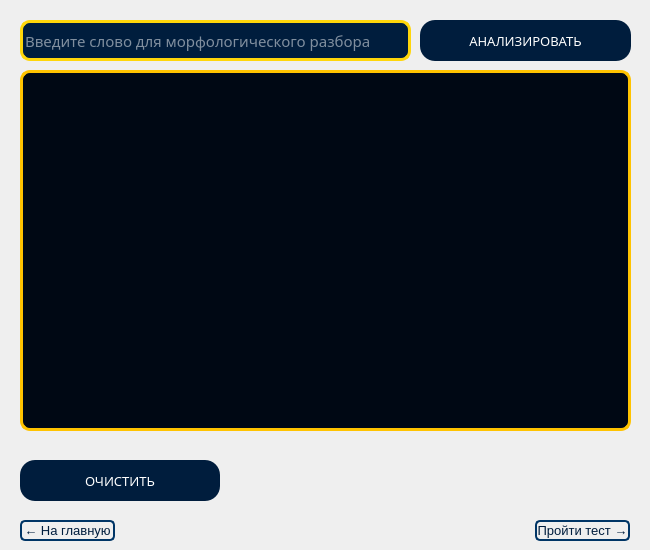
<?xml version="1.0" encoding="UTF-8"?>
<ui version="4.0">
 <class>Form</class>
 <widget class="QWidget" name="Form">
  <property name="geometry">
   <rect>
    <x>0</x>
    <y>0</y>
    <width>650</width>
    <height>550</height>
   </rect>
  </property>
  <property name="windowTitle">
   <string>Form</string>
  </property>
  <widget class="QPlainTextEdit" name="output">
   <property name="geometry">
    <rect>
     <x>20</x>
     <y>70</y>
     <width>611</width>
     <height>361</height>
    </rect>
   </property>
   <property name="font">
    <font>
     <family>Object Sans Heavy</family>
     <pointsize>12</pointsize>
    </font>
   </property>
   <property name="styleSheet">
    <string notr="true">color:#FFFFFF;background:#000814;border-radius:10px;font-family:&quot;Object Sans Heavy&quot;;border:3px solid #FFC300;</string>
   </property>
   <property name="plainText">
    <string/>
   </property>
  </widget>
  <widget class="QLineEdit" name="word_edit">
   <property name="geometry">
    <rect>
     <x>20</x>
     <y>20</y>
     <width>391</width>
     <height>41</height>
    </rect>
   </property>
   <property name="font">
    <font>
     <family>Object Sans Heavy</family>
     <pointsize>11</pointsize>
    </font>
   </property>
   <property name="styleSheet">
    <string notr="true">color:#FFFFFF;background:#001D3D;border-radius:10px;font-family:&quot;Object Sans Heavy&quot;;border:3px solid #FFD60A;</string>
   </property>
   <property name="placeholderText">
    <string>Введите слово для морфологического разбора</string>
   </property>
  </widget>
  <widget class="QPushButton" name="analyze_btn">
   <property name="geometry">
    <rect>
     <x>420</x>
     <y>20</y>
     <width>211</width>
     <height>41</height>
    </rect>
   </property>
   <property name="font">
    <font>
     <family>Object Sans Heavy</family>
     <pointsize>10</pointsize>
    </font>
   </property>
   <property name="styleSheet">
    <string notr="true">color:#FFFFFF;background:#001D3D;border-radius:15px;font-family:&quot;Object Sans Heavy&quot;</string>
   </property>
   <property name="text">
    <string>АНАЛИЗИРОВАТЬ</string>
   </property>
  </widget>
  <widget class="QPushButton" name="clear_btn">
   <property name="geometry">
    <rect>
     <x>20</x>
     <y>460</y>
     <width>200</width>
     <height>41</height>
    </rect>
   </property>
   <property name="font">
    <font>
     <family>Object Sans Heavy</family>
     <pointsize>10</pointsize>
    </font>
   </property>
   <property name="styleSheet">
    <string notr="true">color:#FFFFFF;background:#001D3D;border-radius:15px;font-family:&quot;Object Sans Heavy&quot;</string>
   </property>
   <property name="text">
    <string>ОЧИСТИТЬ</string>
   </property>
  </widget>
  <widget class="QPushButton" name="home_btn">
   <property name="geometry">
    <rect>
     <x>20</x>
     <y>520</y>
     <width>95</width>
     <height>21</height>
    </rect>
   </property>
   <property name="font">
    <font>
     <pointsize>10</pointsize>
     <underline>false</underline>
     <strikeout>false</strikeout>
    </font>
   </property>
   <property name="styleSheet">
    <string notr="true"> background: transparent;color:#001D3D;border:2px solid #003566;border-radius:5;text-decoration:none

</string>
   </property>
   <property name="text">
    <string>← На главную</string>
   </property>
  </widget>
  <widget class="QPushButton" name="test_btn">
   <property name="geometry">
    <rect>
     <x>535</x>
     <y>520</y>
     <width>95</width>
     <height>21</height>
    </rect>
   </property>
   <property name="font">
    <font>
     <pointsize>10</pointsize>
     <underline>false</underline>
     <strikeout>false</strikeout>
    </font>
   </property>
   <property name="styleSheet">
    <string notr="true"> background: transparent;color:#001D3D;border:2px solid #003566;border-radius:5;text-decoration:none

</string>
   </property>
   <property name="text">
    <string>Пройти тест →</string>
   </property>
  </widget>
 </widget>
 <resources/>
 <connections/>
</ui>
